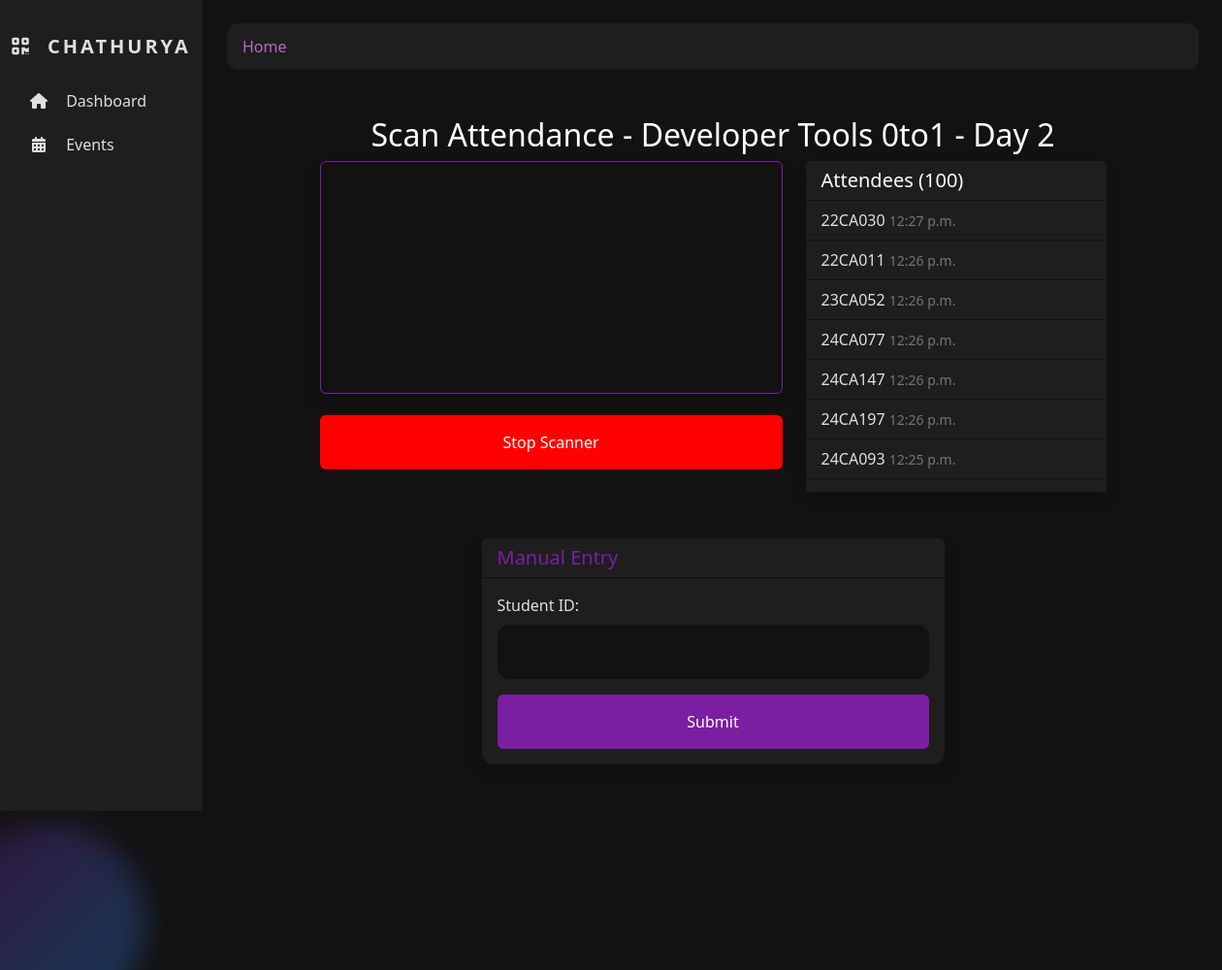
The page /scan/3/ on the database its author committed.
### events/models.py (models this page shows, shortened)
class Event(models.Model):
    name = models.CharField(max_length=100)
    date = models.DateField()
    is_multi_day = models.BooleanField(default=False)
    created_at = models.DateTimeField(auto_now_add=True)

### scanner/models.py (models this page shows, shortened)
class Attendance(models.Model):
    event = models.ForeignKey(Event, on_delete=models.CASCADE)
    student_id = models.CharField(max_length=50)
    timestamp = models.DateTimeField(auto_now_add=True)
    class Meta:
        unique_together = ('event', 'student_id')

### scanner/views.py (the view)
# urls.py: path('<int:event_id>/', views.scanner_view, name='scanner'),
def scanner_view(request, event_id):
    event = get_object_or_404(Event, id=event_id)
    attendees = Attendance.objects.filter(event=event).order_by('-timestamp')
    return render(request, 'scanner/scanner.html', {'event': event, 'attendees': attendees})

### scanner/templates/scanner/scanner.html (shortened to what this page needs)
{% extends 'base.html' %}
{% block content %}
<div class="container mt-5">
  <div id="scan-result" class="position-fixed top-0 end-0 p-3" style="z-index: 11; width: 350px; margin-top: 20px;"></div>
  <h2 class="text-center" style="color: var(--text-primary);">Scan Attendance - {{ event.name }}</h2>
  <div class="row justify-content-center">
    <div class="col-md-6">
      <video id="scanner-video" width="100%" autoplay class="border rounded shadow" style="border-color: var(--accent-primary) !important;"></video>
      <button id="stop-scan" class="btn mt-3 w-100" style="background-color: red; color: var(--text-primary); height: var(--button-height);">Stop Scanner</button>
    </div>
    <div class="col-md-4">
      <div class="card shadow" style="background-color: var(--bg-secondary);">
        <div class="card-header" style="background-color: var(--bg-secondary); color: var(--text-primary);">
          <h5 class="mb-0">Attendees ({{ attendees|length }})</h5>
        </div>
        <div class="card-body p-0">
          <ul class="list-group list-group-flush" style="max-height: 300px; overflow-y: auto; background-color: var(--bg-secondary);">
            {% for attendee in attendees %}
              <li class="list-group-item" style="background-color: var(--bg-secondary); color: var(--text-secondary); border-color: var(--bg-primary);">
                {{ attendee.student_id }} <small style="color: var(--text-tertiary);">{{ attendee.timestamp|time }}</small>
              </li>
            {% endfor %}
          </ul>
        </div>
      </div>
    </div>
  </div>
  <div class="row justify-content-center mt-4">
    <div class="col-md-6">
      <div class="card shadow" style="background-color: var(--bg-secondary);">
        <div class="card-header" style="background-color: var(--bg-secondary); color: var(--accent-primary);">
          <h5 class="mb-0">Manual Entry</h5>
        </div>
        <div class="card-body">
          <form id="manual-form" method="POST" action="{% url 'process_scan' event.id %}">
            <div class="mb-3">
              <label for="manual_id" class="form-label" style="color: var(--text-secondary);">Student ID:</label>
              <input type="text" class="form-control" id="manual_id" name="student_id" required style="background-color: var(--bg-primary); color: var(--text-primary); border-color: var(--bg-primary);">
            </div>
            <button type="submit" class="btn w-100" style="background-color: var(--accent-primary); color: var(--text-primary); height: var(--button-height);">Submit</button>
          </form>
        </div>
      </div>
    </div>
  </div>
</div>
{% endblock %}

### templates/base.html (shortened to what this page needs)
<!DOCTYPE html>
<html lang="en">
<head>
    <link href="https://cdn.jsdelivr.net/npm/bootstrap@5.3.0/dist/css/bootstrap.min.css" rel="stylesheet">
    <link rel="stylesheet" href="https://cdnjs.cloudflare.com/ajax/libs/font-awesome/6.4.0/css/all.min.css">
</head>
<body>
    <div class="container-fluid">
        <div class="row">
            <div class="col-md-3 col-lg-2 d-md-block sidebar collapse">
                <div class="position-sticky pt-3">
                    <div class="text-center mb-4">
                        <h4 class="brand-text">
                            <i class="fas fa-qrcode me-2"></i>
                            CHATHURYA
                        </h4>
                    </div>
                    <ul class="nav flex-column">
                        <li class="nav-item">
                            <a class="nav-link {% if 'dashboard' in request.path %}active{% endif %}" href="{% url 'dashboard' %}">
                                <i class="fas fa-home"></i> Dashboard
                            </a>
                        </li>
                        <li class="nav-item">
                            <a class="nav-link {% if 'events' in request.path %}active{% endif %}" href="{% url 'event_list' %}">
                                <i class="fas fa-calendar-alt"></i> Events
                            </a>
                        </li>
                    </ul>
                </div>
            </div>
            <div class="col-md-9 col-lg-10 ms-sm-auto main-content">
                <nav aria-label="breadcrumb" class="mb-4">
                    <ol class="breadcrumb">
                        <li class="breadcrumb-item"><a href="{% url 'event_list' %}">Home</a></li>
                    </ol>
                </nav>
                {% block content %}{% endblock %}
            </div>
        </div>
    </div>
    <div class="gradient-circle" style="bottom: -50px; left: -50px;"></div>
</body>
</html>

### templates/base.html (style rules this page uses)
:root { --bg-primary: #121212; --bg-secondary: #1E1E1E; --accent-primary: #7b1fa2; --accent-focus: #ba68c8; --accent-gradient-start: #7b1fa2; --accent-gradient-end: #2196f3; --text-primary: #ffffff; --text-secondary: #e0e0e0; --text-tertiary: #757575; --border-radius: 12px; --button-height: 56px; }
body { background-color: var(--bg-primary); color: var(--text-primary); font-family: 'Segoe UI', Roboto, 'Helvetica Neue', sans-serif; }
.sidebar { min-height: 100vh; background: var(--bg-secondary); color: var(--text-primary); border-right: 1px solid var(--bg-primary); }
.sidebar .nav-link { color: var(--text-secondary); margin-bottom: 5px; border-radius: var(--border-radius); font-weight: 500; transition: all 0.3s ease; }
.sidebar .nav-link i { width: 24px; text-align: center; margin-right: 12px; }
.main-content { background: var(--bg-primary); padding: 24px; }
.brand-text { font-size: 20px; font-weight: bold; letter-spacing: 3px; color: var(--text-secondary); margin: 20px 0; }
.form-control { background-color: var(--bg-secondary); border: none; color: var(--text-primary); border-radius: var(--border-radius); padding: 12px 16px; height: var(--button-height); }
.breadcrumb { background-color: var(--bg-secondary); border-radius: var(--border-radius); padding: 12px 16px; }
.breadcrumb-item a { color: var(--accent-focus); text-decoration: none; }
.card { background-color: var(--bg-secondary); border: none; border-radius: var(--border-radius); margin-bottom: 24px; }
.card-header { background-color: rgba(0, 0, 0, 0.2); border-bottom: 1px solid var(--bg-primary); font-weight: bold; }
.gradient-circle { width: 200px; height: 200px; border-radius: 50%; background: linear-gradient(135deg, var(--accent-gradient-start), var(--accent-gradient-end)); position: absolute; filter: blur(15px); opacity: 0.3; z-index: -1; }

### scanner/templates/scanner/scanner.html (style rules this page uses)
:root { --bg-primary: #121212; --bg-secondary: #1E1E1E; --accent-primary: #7b1fa2; --accent-focus: #ba68c8; --accent-gradient-start: #7b1fa2; --accent-gradient-end: #2196f3; --text-primary: #ffffff; --text-secondary: #e0e0e0; --text-tertiary: #757575; --border-radius: 12px; --button-height: 56px; }
#scanner-video { max-height: 60vh; background: var(--bg-primary); }
body { background-color: var(--bg-primary); color: var(--text-primary); }

### rows shown on the page
Event: name "Developer Tools 0to1 - Day 2"
Attendance: student_id "22CA030", timestamp "12:27 p.m."
Attendance: student_id "22CA011", timestamp "12:26 p.m."
Attendance: student_id "23CA052", timestamp "12:26 p.m."
Attendance: student_id "24CA077", timestamp "12:26 p.m."
Attendance: student_id "24CA147", timestamp "12:26 p.m."
Attendance: student_id "24CA197", timestamp "12:26 p.m."
Attendance: student_id "24CA093", timestamp "12:25 p.m."

### other values the page prints
{{ attendees|length }} "100"
